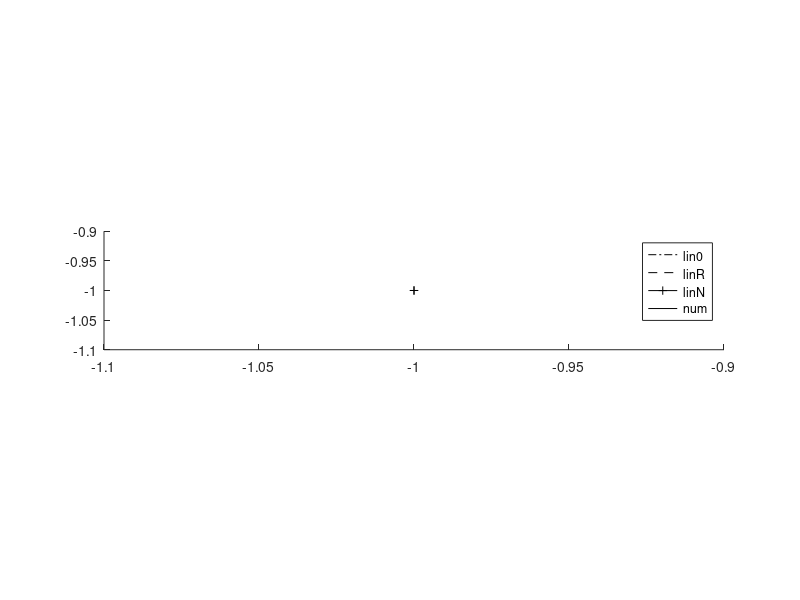

This chart was generated by the following MATLAB code: (Note: this script raises an error after producing the figure.)
%subroutine: set up plots

%------ legend ------
%create legend with fictitous lines to have the correct order
subplot(3,1,2);hold on
plot([-1 -1],[-1 -1],'-.k');
plot([-1 -1],[-1 -1],'--k');
plot([-1 -1],[-1 -1],'+-k');
plot([-1 -1],[-1 -1],'-k');
legend('lin0','linR','linN','num');

%------ scales ------
%coordinates and scales for plots
if(dimless==1)      %for dimensionless plots
    xp=L0;          %length scale [m]
    ap=epsilon*D0;  %water level scale [m]
    up=epsilon*C0;  %velocity scale [m/s]
else                %for dimensional plots
    xp=km;          %x-coordinate [m/km]
    ap=1;           %water level scale [-]
    up=1;           %velocity scale [-]
end

%------ labels ------
%set labels for dimensionless/dimensional plots
if(dimless==1)      %dimensionless plots
    subplot(3,1,1); hold on;
    ylabel('|A^*|');
    subplot(3,1,2); hold on;
    ylabel('|V^*|');
    subplot(3,1,3); hold on;
    xlabel('x^*');
    ylabel('\phi [rad]');
else                %dimensional plots
    subplot(3,1,1); hold on;
    ylabel('A [m]');
    subplot(3,1,2); hold on;
    ylabel('V [m/s]');
    subplot(3,1,3); hold on;
    xlabel('x [km]');
    ylabel('\phi [rad]');
end
